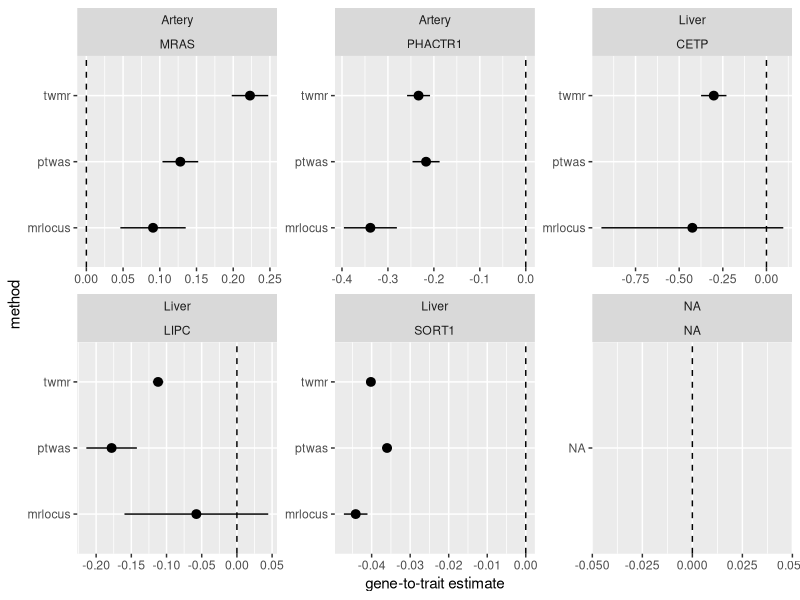

Here is the R script that generated this plot:
dat <- read.delim("estimates.tsv")
library(ggplot2)
library(dplyr)
q <- qnorm(.9)
dat <- dat %>% mutate(xmin=alpha-q*se,xmax=alpha+q*se)

# replace SD based intervals with quantile based
ints <- c(0.04757, 0.13474,
          -0.3938, -0.2832,
          0.02920, 0.06893,
          -0.9084,  0.0652,
          -0.15772,  0.04035,
          -0.04712, -0.04113)
ints <- matrix(ints, ncol=2, byrow=TRUE)
dat[13:18,6:7] <- ints

png(file="~/Desktop/realdata.png", res=125, width=1200, height=600)
ggplot(dat, aes(x=alpha,y=method,xmin=xmin,xmax=xmax)) +
  geom_pointrange() +
  facet_wrap(~tissue * gene, scales="free") +
  geom_vline(xintercept = 0, lty=2) +
  xlab("gene-to-trait estimate")
dev.off()
